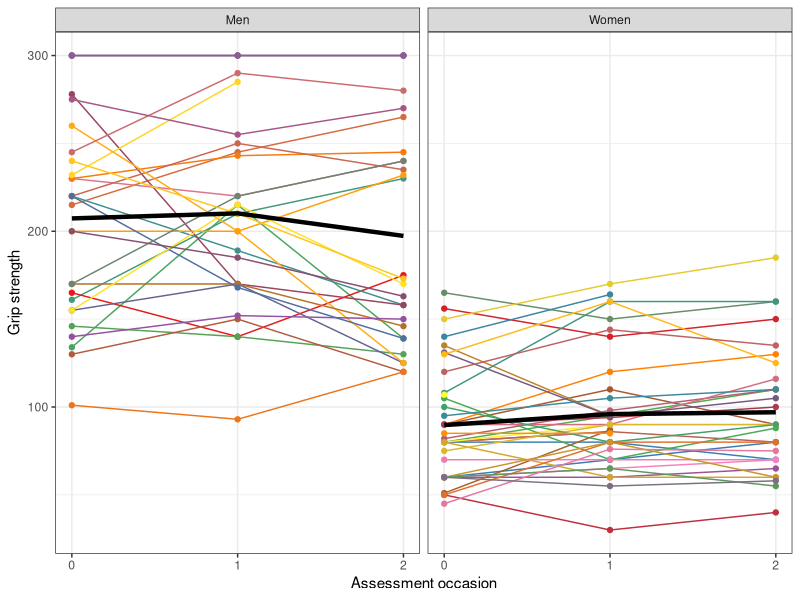
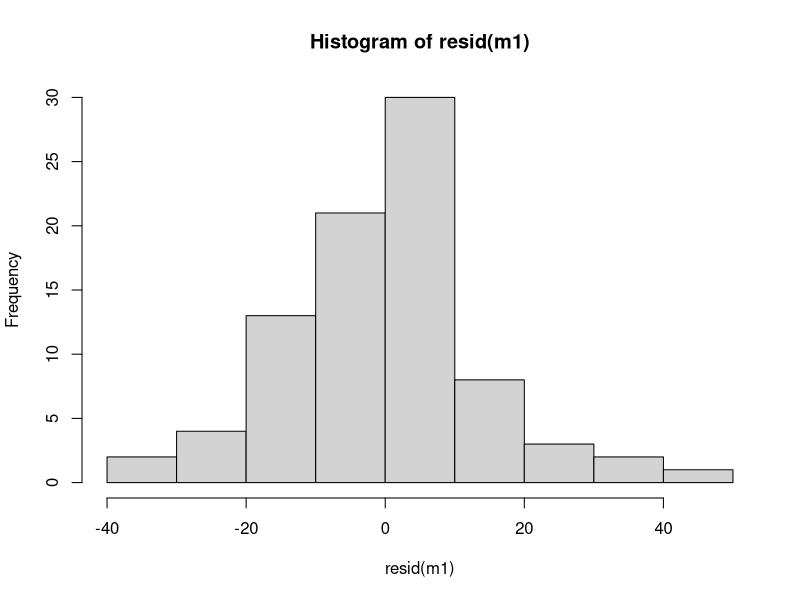

These figures' R source, in order:
## ---- chunk 1
t <- q <- 1 # Task counter
qu <- function(x = q) {
  q <<- x + 1
  return(paste0("**Question ", x, ": **"))
}
ex <- function(x = t) {
  t <<- x + 1
  return(paste0("**Exercise ", x, ": **"))
}
## ---- chunk 2
# load libraries
# library(reshape) # sufficient to use the 'reshape' function from the buil-in 'stats' package
library(lme4)
library(arm)
## ---- chunk 3
### ANSWER ###

vocab <- read.table("vocabulary.txt", header = T)
vocab.long <- reshape(vocab, varying = names(vocab)[3:6], timevar = "Grade", direction = "long")
## ---- chunk 4
# transformation of grade: grade 8 = 0
vocab.long$Grade <- vocab.long$Grade - min(vocab.long$Grade)
## ---- chunk 5
vocab.pool <- lm(Vocab ~ 1 + Grade + I(Grade^2), data = vocab.long)
summary(vocab.pool)$coefficients[ , 1:2]

# summary(vocab.pool)$coefficients extracts the estimates for regression coefficients
# [ , 1:2] restricts the information to the estimates and their standard errors,
# dropping the t and p values
## ---- chunk 6
vocab.nopool <- lm(Vocab ~ 1 + Grade + I(Grade^2) + as.factor(Subject), data = vocab.long)
head(summary(vocab.nopool)$coefficients[ , 1:2])
## ---- chunk 7
vocab.M1 <- lmer(Vocab ~ 1 + Grade + I(Grade^2) + (1 | Subject), data = vocab.long)
## ---- chunk 8
summary(vocab.M1) # lme4 package
display(vocab.M1) # arm package

fixef(vocab.M1) # lme4 package
se.fixef(vocab.M1) # arm package
## ---- chunk 9
options(max.print = 10)
## ---- chunk 10
ranef(vocab.M1) # lme4 package
se.ranef(vocab.M1) # arm package
## ---- chunk 11
### ANSWER ###

# Standard errors of subject intercepts are
# smaller in the partial pooling (lme) model.
se.ranef(vocab.M1)
summary(vocab.nopool)$coefficients[ , 1:2]
## ---- chunk 12
options(max.print = 99999)
## ---- chunk 13
arth <- read.table("arthritis.txt", header = TRUE)

arth.long <- reshape(
  arth, idvar = c("Subject"), varying = names(arth)[3:5],
  timevar = "time", direction = "long", times = 0:2, v.names = 'y')

library(ggplot2)
library(RColorBrewer)
library(dplyr)


dd <- as.data.frame(
  arth.long %>% group_by(Gender, time) %>% summarise(y = mean(y, na.rm = T)))

plot_colors <- colorRampPalette(brewer.pal(8, "Set1"))(67)
plot_colors <- plot_colors[sample(1:length(plot_colors), 67, replace = F)]
ggplot(data = arth.long, aes(as.factor(time), y)) +
  geom_line(aes(group = Subject, color = as.factor(Subject))) +
  geom_point(aes(group = Subject, color = as.factor(Subject))) +
  geom_line(data = dd, aes(group = Gender), size = 1.5) + facet_wrap(~ Gender) + 
  scale_color_manual(values = plot_colors) +
  coord_cartesian(xlim = c(1.5,2.5)) +
  xlab("Assessment occasion") + ylab("Grip strength") +
  theme_bw() + theme(legend.position="none")
## ---- chunk 14
### ANSWER ###

men <- arth.long[arth.long$Gender == "Men", ]

summary(men)
## ---- chunk 15
m1 <- lmer(y ~ 1 + time + (1 + time | Subject), data = men, na.action = na.exclude)
## ---- chunk 16
### ANSWER ###

print(fixef(m1))
print(summary(m1))
## ---- chunk 17
# individual regression coefficients for subject 12
(coef_12 <- coef(m1)$Subject[12, ])
# fixed effects for m1
(fix <- fixef(m1))
# random effects for subject 12
(ref_12 <- ranef(m1)$Subject[12, ])

coef_12 == fix + ref_12
## ---- chunk 18

coef1 <- round(coef(m1)$Subject[1, ], 3)
ref1 <- round(ranef(m1)$Subject[1, ], 3)
fix <- round(fix, 3)
## ---- chunk 19
### ANSWER ###

# intercept for subject 1: 
coef(m1)$Subject[1,1]
# slope for subject 1: 
coef(m1)$Subject[1,2]
## ---- chunk 20
### ANSWER ###

print(VarCorr(m1))
## ---- chunk 21
print(VarCorr(m1), comp = c("Std.Dev", "Variance"))
## ---- chunk 22
### ANSWER ###
print(summary(m1))
# - look under Residual / Variance

# OR
attr(VarCorr(m1), "sc")^2
## ---- chunk 23
### ANSWER ###

hist(resid(m1))
